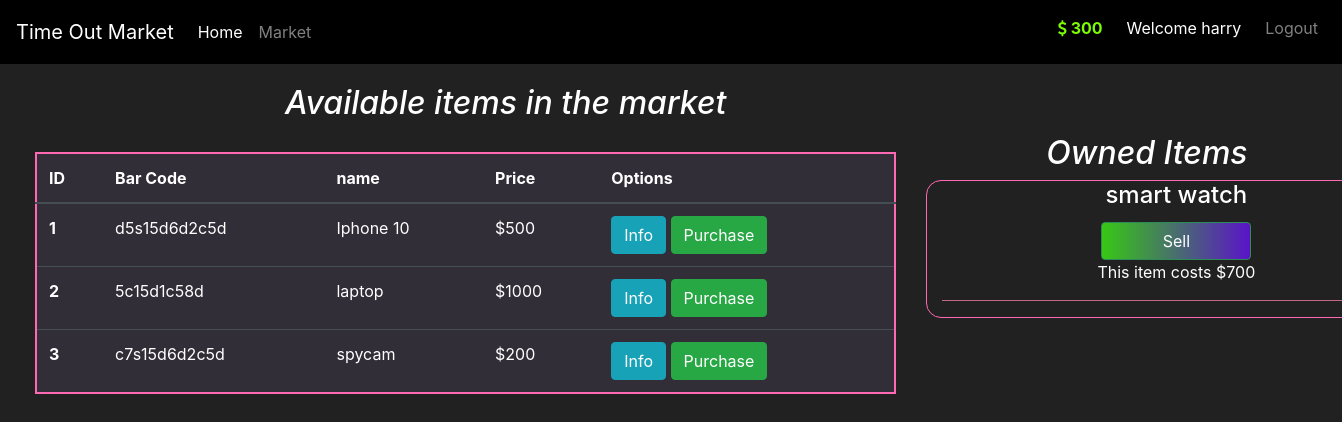
Page /market (signed in) on the committed database.
### market/models.py (models this page shows, shortened)
class User(db.Model, UserMixin):
	id = db.Column(db.Integer(), primary_key=True)
	username = db.Column(db.String(length=30), nullable=False,
		unique=True)
	email_address = db.Column(db.String(length=50), nullable=False,
		unique=True)
	password = db.Column(db.String(length=60))
	budget = db.Column(db.Integer(), nullable=False, default=1000)
	items = db.relationship('Item', backref='owned_user', lazy=True)
	@property
	def prettier_budget(self):
		if len(str(self.budget)) >= 4:
			return f'{str(self.budget)[:-3]},{str(self.budget)[-3:]}'
		else:
			return f'{self.budget}'

class Item(db.Model):
	id = db.Column(db.Integer(), primary_key=True)
	name = db.Column(db.String(length=30), nullable=False)
	price = db.Column(db.Integer(), nullable=False)
	barcode = db.Column(db.String(length=12), nullable=False, unique=True)
	description = db.Column(db.String(length=1024), nullable=False, unique=True)
	owner = db.Column(db.Integer(), db.ForeignKey('user.id'))

### market/routes.py (the view, shortened to what this page needs)
@app.route('/market', methods=['GET', 'POST'])
@login_required
def market():
	purchase_form = PurchaseItemForm()
	selling_form = SellItemForm()
	if request.method == 'GET':
		items = Item.query.filter_by(owner=None)
		owned_items = Item.query.filter_by(owner=current_user.id)
		return render_template('market.html', title='Market', items=items, owned_items=owned_items,
							    purchase_form=purchase_form, selling_form=selling_form)

### market/models.py (called while the page is built)
@login_manager.user_loader
def load_user(user_id):
	return User.query.get(int(user_id))

### market/templates/market.html (shortened to what this page needs)
{% extends "base.html" %}
{% block content %}
	<div class="row" style="margin-top: 20px; margin-left: 20px;">
		<div class="col-8">
			<h2 style="margin-left: 250px; margin-bottom: 30px;"><em>Available items in the market</em></h2>
			<table class="table table-dark table-hover">
			 	<thead>
				    <tr>
						<th scope="col">ID</th>
						<th scope="col">Bar Code</th>
						<th scope="col">name</th>
						<th scope="col">Price</th>
						<th scope="col">Options</th>
				    </tr>
			  	</thead>
			  	<tbody>
			  		{% for item in items %}
					    <tr>
							<th scope="row">{{ item['id'] }}</th>
							<td>{{ item['barcode'] }}</td>
							<td>{{ item['name'] }}</td>
							<td>${{ item['price'] }}</td>
							<td>
								<button class="btn btn-info" data-toggle='modal' data-target="#Modal-MoreInfo-{{ item['id'] }}">Info</button>
								<button class="btn btn-success" data-toggle='modal' data-target="#Modal-PurchaseConfirm-{{ item['id'] }}">Purchase</button>
							</td>
					    </tr>
				 	{% endfor %}
			   	</tbody>
			</table>
		</div>
		<div class="col-md-4">
			<h2 style="margin-left: 120px; margin-top: 50px;"><em>Owned Items</em></h2>
			<div class="container" style="width: 500px;" >
				{% for owned_item in owned_items %}
					<div class="text-center">
						<div>
							<h4 class="card-title">{{ owned_item.name }}</h4>
							<button type="button" class="btn btn-custom" style="width: 150px;" data-toggle='modal' data-target="#Modal-selling-{{ owned_item['id'] }}">Sell</button>
							<p>This item costs ${{owned_item.price}}</p>
							<hr style="background-color: palevioletred;">
						</div>
					</div>
				{% endfor %}
			</div>
		</div>
	</div>
{% endblock content %}

### market/templates/base.html (shortened to what this page needs)
<!Doctype html>
<html lang="en">
  <head>
    <link rel="stylesheet" href="https://cdn.jsdelivr.net/npm/bootstrap@4.6.0/dist/css/bootstrap.min.css">
    <link rel="stylesheet" type="text/css" href="static/main.css">
    <link rel="stylesheet" href="https://cdnjs.cloudflare.com/ajax/libs/font-awesome/4.7.0/css/font-awesome.min.css">
  </head>
  <body>
    <header class='site-header'>
      <nav class="navbar navbar-expand-lg navbar-dark">
        <a class="navbar-brand" href="#">Time Out Market</a>
        <div class="collapse navbar-collapse" id="navbarSupportedContent">
          <ul class="navbar-nav mr-auto">
            <li class="nav-item active">
              <a class="nav-link" href="{{ url_for('home') }}">Home <span class="sr-only">(current)</span></a>
            </li>
            <li class="nav-item">
              <a class="nav-link" href="{{ url_for('market') }}">Market</a>
            </li>
          </ul>
          <ul class="navbar-nav">
            {% if current_user.is_authenticated %}
              <li class="nav-item">
                <a class="nav-link" style="color: lawngreen; font-weight: bold;">
                  <i class="fa fa-usd"></i>
                  {{ current_user.prettier_budget }}
                </a>
              </li>
              <li class="nav-item">
                <p class="pt-2 pl-3 pr-3">Welcome {{ current_user.username }}</p>
              </li>
              <li class="nav-item">
                <a class="nav-link" href="{{ url_for('logout') }}">Logout</a>
              </li>
            {% endif %}
          </ul>
        </div>
      </nav>
    </header>
    {% block content %}{% endblock %}
  </body>
</html>

### market/static/main.css (style rules this page uses)
body { background-color: #212121; color: white; }
.navbar-dark { background-color: black; color: white; transition-duration: 2s; }
a { color: white; text-decoration: none; }
.btn-custom { background: linear-gradient(90deg, rgba(55, 200, 20, 1), rgba(90, 20, 200, 1)); border-color: seagreen; color: white; animation-name: example; animation-duration: 1s; animation-iteration-count: infinite; }
.container { border: solid 1px hotpink; border-radius: 15px; }
.table-dark { color: white; background-color: rgba(120, 100, 150, 0.2); border: solid 2px hotpink; animation-name: example2; animation-duration: 2s; animation-iteration-count: infinite; }

### rows in the picture
User: prettier_budget "300", username "harry"
Item: id "1", barcode "d5s15d6d2c5d", name "Iphone 10", price "500"
Item: id "2", barcode "5c15d1c58d", name "laptop", price "1000"
Item: id "3", barcode "c7s15d6d2c5d", name "spycam", price "200"
Item: name "smart watch", price "700"
